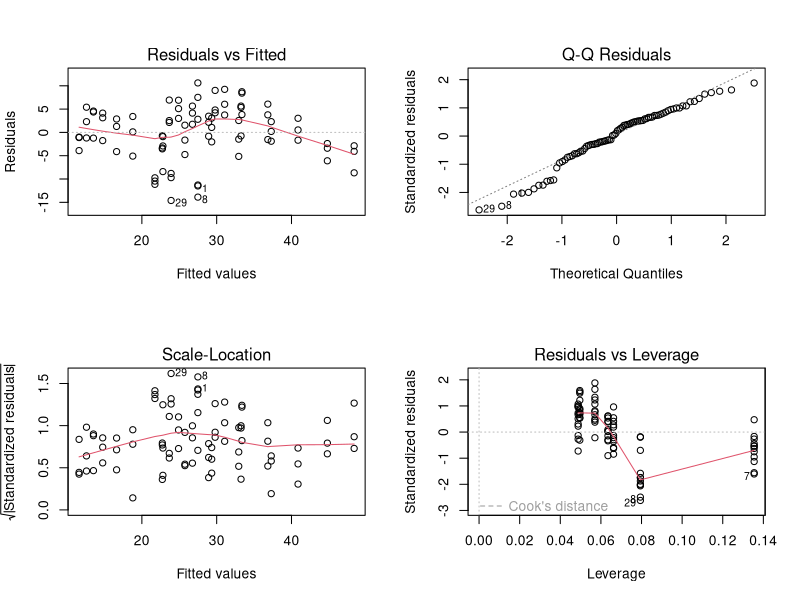

Reproduce this figure in R.
## ---- chunk 1
knitr::opts_chunk$set(echo=TRUE)
options(width=100)
## ---- chunk 2
CO2.aov <- aov(uptake~Type*Treatment*factor(conc), data=CO2)

summary(CO2.aov)
## ---- chunk 3
CO2.aov2 <- update(CO2.aov, .~.-Type:Treatment:factor(conc))

summary(CO2.aov2)
## ---- chunk 4
CO2.aov3 <- update(CO2.aov2, .~.-Treatment:factor(conc))

summary(CO2.aov3)
## ---- chunk 5
CO2.ancova <- aov(uptake~Type*Treatment*conc, data=CO2)
## ---- chunk 6
library(car)

Anova(CO2.ancova, type="3")
## ---- chunk 7
CO2.ancova2 <- update(CO2.ancova, .~.-Type:Treatment:conc)

Anova(CO2.ancova2, type="3")
## ---- chunk 8
CO2.ancova3 <- update(CO2.ancova2, .~.-Treatment:conc)

Anova(CO2.ancova3, type="3")
## ---- chunk 9
par(mfrow=c(2,2))
plot(CO2.ancova3)
par(mfrow=c(1,1))
